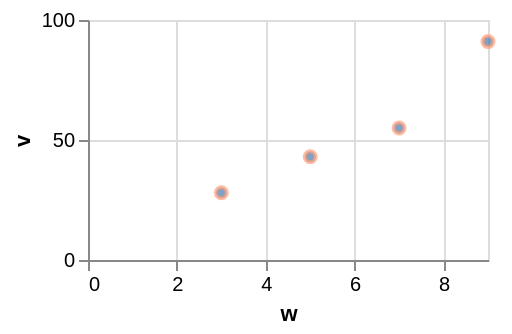

Describe this chart as a Vega-Lite specification.
### Vega-Lite specification from a JSON file in a GitHub repository (floating-point values rounded to 4 significant figures)
{"$schema": "https://vega.github.io/schema/vega-lite/v6.json", "width": 200, "height": 120, "data": {"values": [{"c": "alpha", "v": 28, "w": 3, "t": "2024-01-07"}, {"c": "beta", "v": 55, "w": 7, "t": "2024-03-19"}, {"c": "gamma", "v": 43, "w": 5, "t": "2024-06-02"}, {"c": "delta", "v": 91, "w": 9, "t": "2024-09-11"}]}, "mark": {"type": "circle", "stroke": "lightsalmon"}, "encoding": {"x": {"field": "w", "type": "quantitative"}, "y": {"field": "v", "type": "quantitative"}}}
